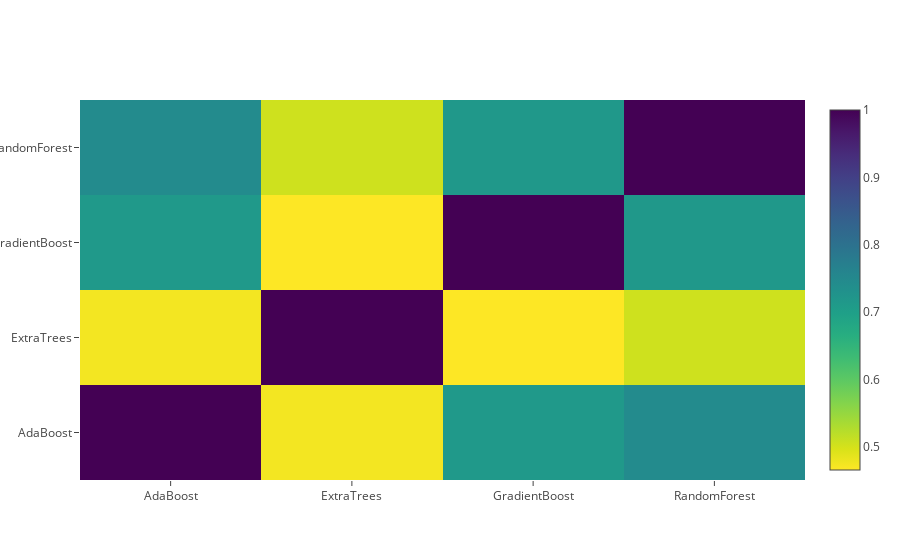

Notebook source saved alongside this figure:
### Code cell
data = [
    go.Heatmap(
        z= base_predictions_train.astype(float).corr().values ,
        x=base_predictions_train.columns.values,
        y= base_predictions_train.columns.values,
          colorscale='Viridis',
            showscale=True,
            reversescale = True
    )
]
py.iplot(data, filename='labelled-heatmap')
x_test = np.concatenate(( rf.clf.predict(Dtestmat).reshape(-1,1), et.clf.predict(Dtestmat).reshape(-1,1), ada.clf.predict(Dtestmat).reshape(-1,1), gb.clf.predict(Dtestmat).reshape(-1,1), svc.clf.predict(Dtestmat).reshape(-1,1)), axis=1)

x_train = np.concatenate(( rf.clf.predict(Dtrainmat_Diagnosis).reshape(-1,1), et.clf.predict(Dtrainmat_Diagnosis).reshape(-1,1), ada.clf.predict(Dtrainmat_Diagnosis).reshape(-1,1), gb.clf.predict(Dtrainmat_Diagnosis).reshape(-1,1), svc.clf.predict(Dtrainmat_Diagnosis).reshape(-1,1)), axis=1)

### Figure 1 — Plotly figure (JSON) as saved in the notebook; plotly's stock layout.template omitted (floating-point values rounded to 4 significant figures)
{"data": [{"colorscale": "Viridis", "reversescale": true, "showscale": true, "type": "heatmap", "x": ["AdaBoost", "ExtraTrees", "GradientBoost", "RandomForest"], "y": ["AdaBoost", "ExtraTrees", "GradientBoost", "RandomForest"], "z": [[1, 0.4746, 0.7151, 0.7449], [0.4746, 1, 0.4661, 0.5053], [0.7151, 0.4661, 1, 0.7168], [0.7449, 0.5053, 0.7168, 1]]}], "layout": {}}
